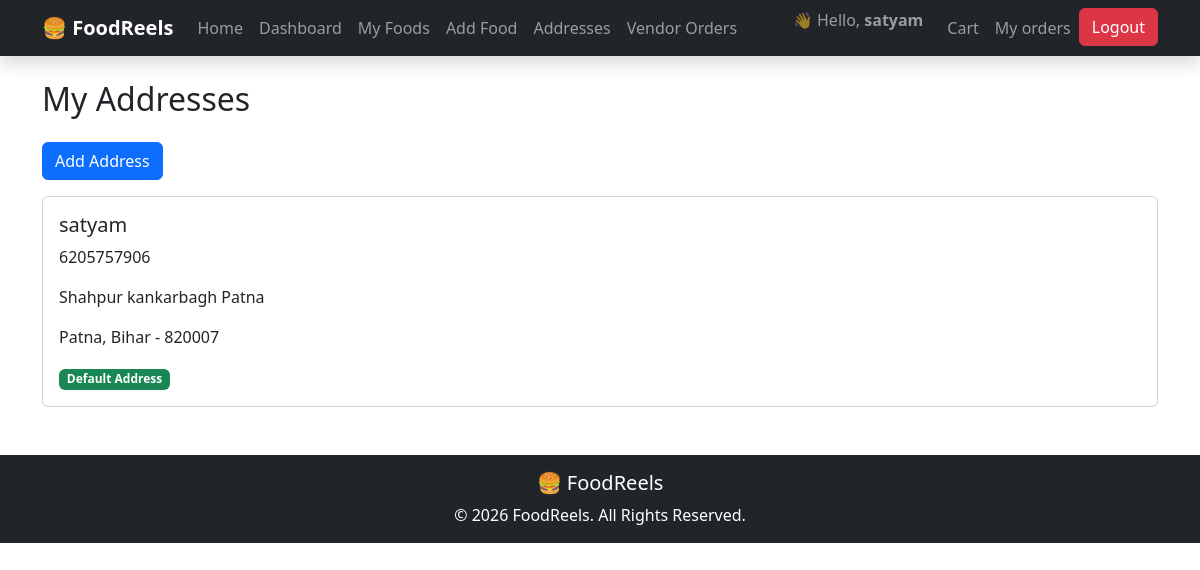
/addresses/ (signed in), run on the app's committed database.
### accounts/models.py (models this page shows, shortened)
class User(AbstractUser):
    REEL_CHOICES = (
        ('customer','Customer'),
        ('vendor','Vendor'),
        ('admin', 'Admin'),
    )
    phone = models.CharField(max_length=15, blank=True, null=True)
    role = models.CharField(max_length=20, choices=REEL_CHOICES, default='customer')

### addresses/models.py (models this page shows, shortened)
class Address(models.Model):
    user = models.ForeignKey(
        settings.AUTH_USER_MODEL,
        on_delete=models.CASCADE
    )
    full_name = models.CharField(max_length=150)
    phone = models.CharField(max_length=15)
    address_line = models.TextField()
    city = models.CharField(max_length=100)
    state = models.CharField(max_length=100)
    pincode = models.CharField(max_length=10)
    is_default = models.BooleanField(default=False)
    created_at = models.DateTimeField(auto_now_add=True)

### addresses/views.py (the view)
@login_required
def address_list(request):
    addresses = Address.objects.filter(
        user=request.user
    )
    return render(
        request,
        "addresses/address_list.html",
        {
            "addresses": addresses
        }
    )

### templates/addresses/address_list.html
{% extends "base.html" %}
{% block content %}
<h2 class="mb-4">
My Addresses
</h2>
<a
href="{% url 'add-address' %}"
class="btn btn-primary mb-3">
Add Address
</a>
{% for address in addresses %}
<div class="card mb-3">
<div class="card-body">
<h5>
{{ address.full_name }}
</h5>
<p>
{{ address.phone }}
</p>
<p>
{{ address.address_line }}
</p>
<p>
{{ address.city }},
{{ address.state }}
-
{{ address.pincode }}
</p>
{% if address.is_default %}
<span class="badge bg-success">
Default Address
</span>
{% endif %}
</div>
</div>
{% empty %}
<p>
No Address Found
</p>
{% endfor %}
{% endblock %}

### templates/base.html (shortened to what this page needs)
<!DOCTYPE html>
<html lang="en">
<head>
    <link href="https://cdn.jsdelivr.net/npm/bootstrap@5.3.7/dist/css/bootstrap.min.css" rel="stylesheet">
</head>
<body>
<nav class="navbar navbar-expand-lg navbar-dark bg-dark shadow">
    <div class="container">
        <a class="navbar-brand fw-bold" href="{% url 'home' %}">
            🍔 FoodReels
        </a>
        <div class="collapse navbar-collapse" id="navbarNav">
            <ul class="navbar-nav me-auto">
                <li class="nav-item">
                    <a class="nav-link" href="{% url 'home' %}">
                        Home
                    </a>
                </li>
                {% if request.user.is_authenticated %}
                    <li class="nav-item">
                        <a class="nav-link" href="{% url 'vendor-dashboard' %}">
                            Dashboard
                        </a>
                    </li>
                    <li class="nav-item">
                        <a class="nav-link" href="{% url 'food-list' %}">
                            My Foods
                        </a>
                    </li>
                    <li class="nav-item">
                        <a class="nav-link" href="{% url 'add-food' %}">
                            Add Food
                        </a>
                    </li>
                   <li class="nav-item">
                        <a class="nav-link" href="{% url 'address-list' %}">
                            Addresses
                        </a>
                    </li>
                    <li class="nav-item">
                        <a class="nav-link"
                           href="{% url 'vendor-orders' %}">
                           Vendor Orders
                    </a>
                    </li>
                {% endif %}
            </ul>
            <ul class="navbar-nav">
                {% if request.user.is_authenticated %}
                    <li class="nav-item">
                        <span class="navbar-text me-3">
                            👋 Hello,
                            <strong>{{ request.user.username }}</strong>
                        </span>
                    </li>
                    <li class="nav-item">
                        <a class="nav-link" href="{% url 'cart-list' %}">Cart</a>
                    </li>
                    <li class="nav-item">
                        <a class="nav-link" href="{% url 'my-orders' %}">
                            My orders
                        </a>
                    </li>
                    <li class="nav-item">
                        <a
                            href="{% url 'logout' %}"
                            class="btn btn-danger">
                            Logout
                        </a>
                    </li>
                {% endif %}
            </ul>
        </div>
    </div>
</nav>
<div class="container mt-4">
    {% block content %}
    {% endblock %}
</div>
<footer class="bg-dark text-white text-center p-3 mt-5">
    <h5>🍔 FoodReels</h5>
    <p class="mb-0">
        © 2026 FoodReels. All Rights Reserved.
    </p>
</footer>
</body>
</html>

### data on the page
User: user.username "satyam"
Address: full_name "satyam", phone "6205757906", address_line "Shahpur kankarbagh Patna", city "Patna", state "Bihar", pincode "820007", is_default "Default Address"
